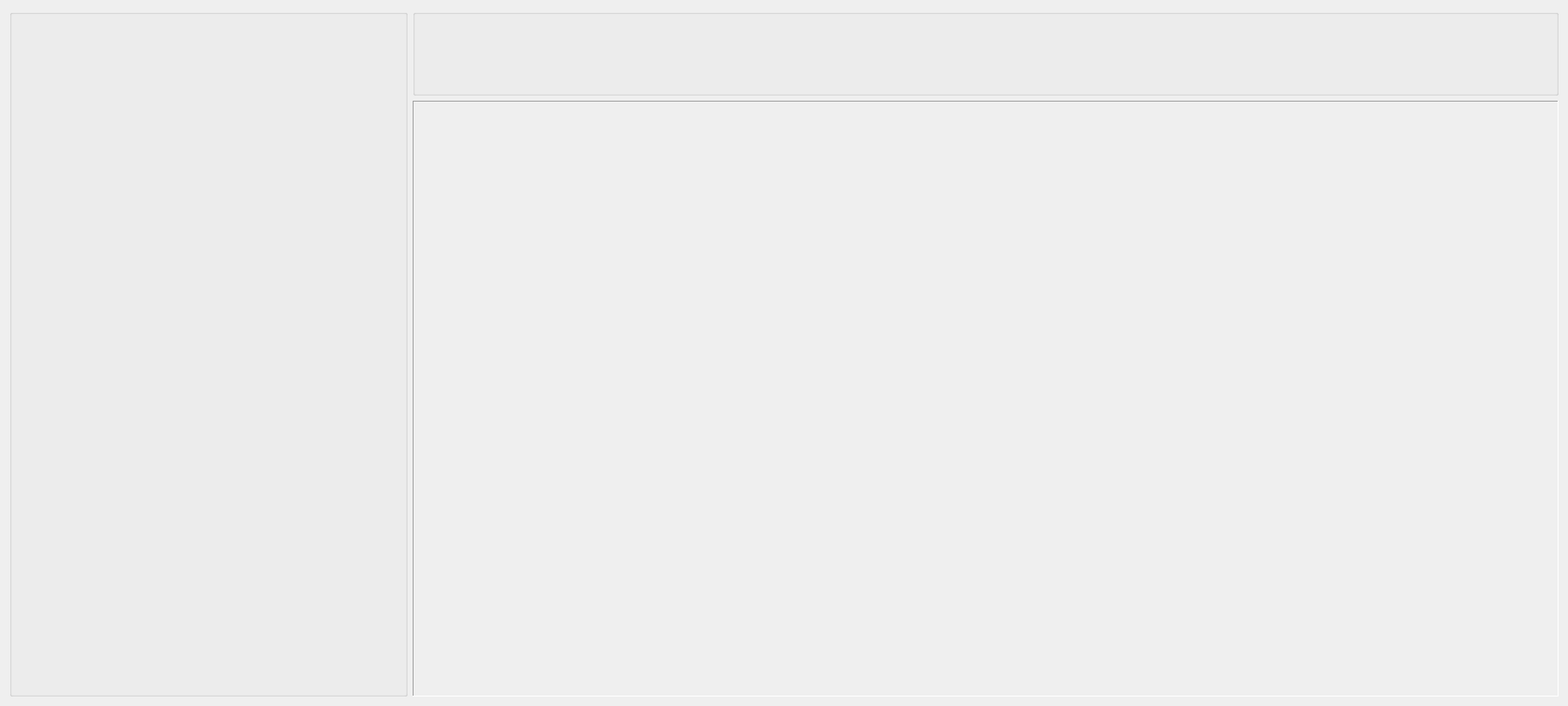
<?xml version="1.0" encoding="UTF-8"?>
<ui version="4.0">
 <class>TemplateLibView</class>
 <widget class="QWidget" name="TemplateLibView">
  <property name="geometry">
   <rect>
    <x>0</x>
    <y>0</y>
    <width>1820</width>
    <height>820</height>
   </rect>
  </property>
  <property name="windowTitle">
   <string>Form</string>
  </property>
  <layout class="QHBoxLayout" name="horizontalLayout">
   <item>
    <widget class="QWidget" name="wdg_TemplateLibOperateBoard" native="true">
     <property name="minimumSize">
      <size>
       <width>462</width>
       <height>0</height>
      </size>
     </property>
     <property name="maximumSize">
      <size>
       <width>462</width>
       <height>16777215</height>
      </size>
     </property>
     <layout class="QGridLayout" name="gridLayout_8">
      <property name="leftMargin">
       <number>0</number>
      </property>
      <property name="topMargin">
       <number>0</number>
      </property>
      <property name="rightMargin">
       <number>0</number>
      </property>
      <property name="bottomMargin">
       <number>0</number>
      </property>
      <property name="spacing">
       <number>0</number>
      </property>
      <item row="0" column="0">
       <widget class="GroupBox" name="gpb_TemplateLibBoard">
        <property name="font">
         <font>
          <family>Times New Roman</family>
          <pointsize>12</pointsize>
         </font>
        </property>
        <property name="title">
         <string/>
        </property>
        <layout class="QVBoxLayout" name="vly_RecipeOperateBoard_3">
         <property name="spacing">
          <number>15</number>
         </property>
         <property name="leftMargin">
          <number>15</number>
         </property>
         <property name="topMargin">
          <number>55</number>
         </property>
         <property name="rightMargin">
          <number>15</number>
         </property>
         <property name="bottomMargin">
          <number>15</number>
         </property>
        </layout>
       </widget>
      </item>
     </layout>
    </widget>
   </item>
   <item>
    <layout class="QVBoxLayout" name="verticalLayout_5">
     <item>
      <widget class="GroupBox" name="gpb_TemplateLibInfo">
       <property name="enabled">
        <bool>true</bool>
       </property>
       <property name="minimumSize">
        <size>
         <width>0</width>
         <height>100</height>
        </size>
       </property>
       <property name="font">
        <font>
         <family>Times New Roman</family>
         <pointsize>12</pointsize>
        </font>
       </property>
       <property name="title">
        <string/>
       </property>
       <layout class="QGridLayout" name="gridLayout_4">
        <property name="leftMargin">
         <number>15</number>
        </property>
        <property name="topMargin">
         <number>50</number>
        </property>
        <property name="rightMargin">
         <number>15</number>
        </property>
        <property name="bottomMargin">
         <number>10</number>
        </property>
        <property name="horizontalSpacing">
         <number>20</number>
        </property>
        <property name="verticalSpacing">
         <number>10</number>
        </property>
        <item row="0" column="0" colspan="2">
         <widget class="TemplateLibInfoView" name="wdg_TemplateLibInfo" native="true"/>
        </item>
       </layout>
      </widget>
     </item>
     <item>
      <widget class="QStackedWidget" name="stw_TemplateLibContent">
       <property name="font">
        <font>
         <family>Times New Roman</family>
         <pointsize>12</pointsize>
        </font>
       </property>
       <property name="frameShape">
        <enum>QFrame::Panel</enum>
       </property>
       <property name="frameShadow">
        <enum>QFrame::Sunken</enum>
       </property>
      </widget>
     </item>
    </layout>
   </item>
  </layout>
 </widget>
 <customwidgets>
  <customwidget>
   <class>GroupBox</class>
   <extends>QGroupBox</extends>
   <header>CustomerWidget/GroupBox/groupbox.h</header>
   <container>1</container>
  </customwidget>
  <customwidget>
   <class>TemplateLibInfoView</class>
   <extends>QWidget</extends>
   <header location="global">ITemplateLib/View/templatelibinfoview.h</header>
   <container>1</container>
  </customwidget>
 </customwidgets>
 <resources/>
 <connections/>
</ui>
